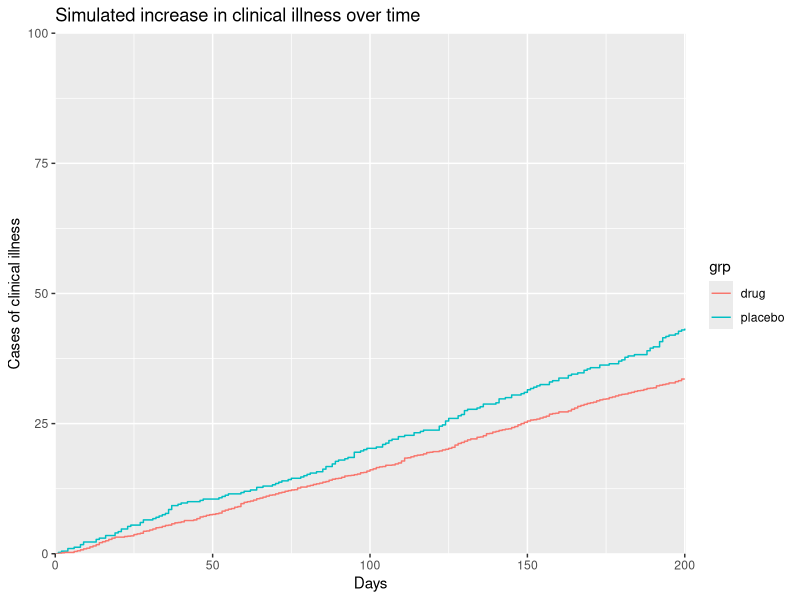
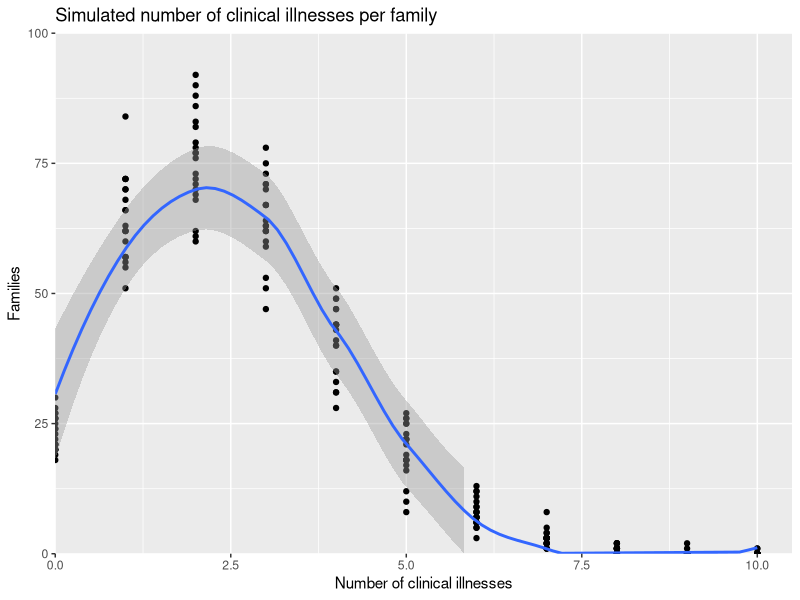
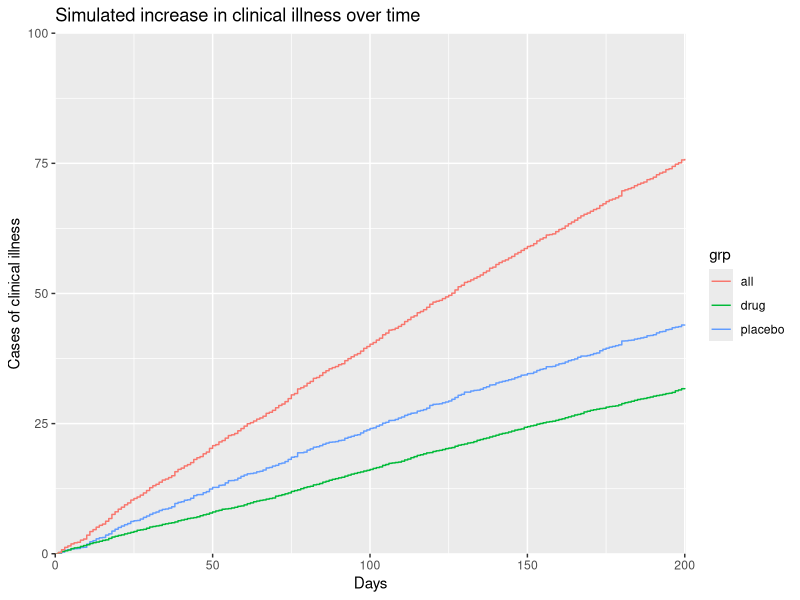
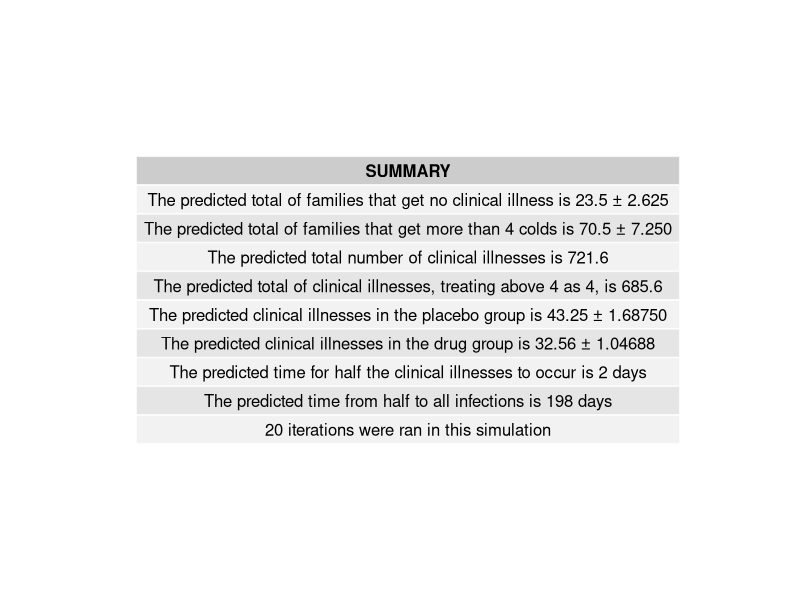

These figures' R source, in order:
library(ggplot2)
library(gridExtra)

gen_pois <- function(){
  pois <- rpois(300,2.5)

  table(factor(pois,levels=0:11))
}

total_pois <- function(freq){
  total <- 0

  rep <- 0
  for(j in freq){
    total <- total + (j * rep)
    rep <- rep + 1
  }

  total
}

total_pois_4 <- function(freq){
  total_a4 <- 0
  rep <- 0
  for(k in freq){
    total_a4 <- total_a4 + (k * rep)
    if(rep < 4){
      rep <- rep + 1
    }
  }

  total_a4
}

grouping <- function(freq,rep){
  for(j in 1:total_pois_4(freq)){
    r <- runif(1)
    if(r >= 0.75){
      groups[rep,1] <- groups[rep,1] + 1
      groups[rep,2] <- c(groups[rep,2],sample(1:200,1))
    }else{
      groups[rep,3] <- groups[rep,3] + 1
      groups[rep,4] <- c(groups[rep,4],sample(1:200,1))
    }
  }
}

e <- as.numeric(gen_pois())

total <- total_pois(e)
total_0 <- e[1]
total_4 <- sum(e[5:11])
total_a4 <- total_pois_4(e)
groups <- matrix(0,ncol=4,nrow=20)
colnames(groups) <- c('PLACEBO','TIME','DRUG','TIME')

d <- data.frame(
  x = 0:11,
  y = e
)

ti <- c()
ti2 <- c()
for(j in 1:total_pois_4(e)){
  r <- runif(1)
  if(r >= 0.75){
    groups[1,1] <- groups[1,1] + 1
    ti <- c(ti,sample(1:200,1))
  }else{
    groups[1,3] <- groups[1,3] + 1
    ti2 <- c(ti2,sample(1:200,1))
  }
}
ti <- as.numeric(table(factor(ti,levels=0:200)))
ti2 <- as.numeric(table(factor(ti2,levels=0:200)))

d.t <- data.frame(
  x = 0:200,
  y = cumsum(ti) * 0.25,
  grp = 'placebo'
)

d.t2 <- data.frame(
  x = 0:200,
  y = cumsum(ti2) * 0.0625,
  grp = 'drug'
)

p <- ggplot(d,aes(x,y)) +
  geom_point() +
  expand_limits(x=0,y=0) +
  scale_x_continuous(expand=c(0,0),limits=c(0,10.5)) +
  scale_y_continuous(expand=c(0,0),limits=c(0,100)) +
  ggtitle('Simulated number of clinical illnesses per family') +
  xlab('Number of clinical illnesses') +
  ylab('Families')

p.t <- ggplot(d.t,aes(x,y)) +
  expand_limits(x=0,y=0) +
  scale_x_continuous(expand=c(0,0),limits=c(0,200.5)) +
  scale_y_continuous(expand=c(0,0),limits=c(0,100)) +
  ggtitle('Simulated increase in clinical illness over time') +
  xlab('Days') +
  ylab('Cases of clinical illness')

p.t2 <- ggplot(d.t,aes(x,y)) +
  expand_limits(x=0,y=0) +
  scale_x_continuous(expand=c(0,0),limits=c(0,200.5)) +
  scale_y_continuous(expand=c(0,0),limits=c(0,100)) +
  ggtitle('Simulated increase in clinical illness over time') +
  xlab('Days') +
  ylab('Cases of clinical illness')

p.t2 <- p.t2 + geom_step(data=d.t,aes(x=x,y=y,color=grp)) + geom_step(data=d.t2,aes(x=x,y=y,color=grp))
pdf(file='clinical_illness1.pdf')
print(p.t2)
dev.off()

for(i in 2:20){ # repeats x times and draws to plot
  e <- as.numeric(gen_pois())

  d2 <- data.frame(
    x = 0:11,
    y = e

  )

  total_a4 <- (total_a4 + total_pois_4(e)) / 2
  total_4 <- c(total_4, sum(e[5:11]))
  total_0 <- c(total_0, e[1])
  total <- (total + total_pois(e)) / 2
  d <- (d + d2) / 2
  p <- p + geom_point(data=d2)
  old_ti <- ti
  old_ti2 <- ti2

  ti <- c()
  ti2 <- c()

  for(j in 1:total_pois_4(e)){
    r <- runif(1)
    if(r >= 0.75){
      groups[i,1] <- groups[i,1] + 1
      ti <- c(ti,sample(1:200,1))
    }else{
      groups[i,3] <- groups[i,3] + 1
      ti2 <- c(ti2,sample(1:200,1))
    }
  }
  ti <- as.numeric(table(factor(ti,levels=0:200)))
  ti2 <- as.numeric(table(factor(ti2,levels=0:200)))

  ti <- (ti + old_ti) / 2
  ti2 <- (ti2 + old_ti2) / 2

}

p <- p + geom_smooth(data=d,method='loess')
#p <- p + geom_histogram(data=d,stat='identity',alpha=0.15) # unhash this line to draw a histogram

d.t <- data.frame(
  x = 0:200,
  y = cumsum(ti) * 0.25,
  grp = 'placebo'
)

d.t2 <- data.frame(
  x = 0:200,
  y = cumsum(ti2) * 0.0625,
  grp = 'drug'
)

d.tt <- data.frame(
  x = 0:200,
  y = d.t2$y + d.t$y,
  grp = 'all'
)

#print(ti)
#print(ti2)

p.t <- p.t + geom_step(data=d.t,aes(x=x,y=y,color=grp))
p.t <- p.t + geom_step(data=d.t2,aes(x=x,y=y,color=grp))
p.t <- p.t + geom_step(data=d.tt,aes(x=x,y=y,color=grp))

total <- format(total,digits=4,nsmall=1)
total_a4 <- format(total_a4,digits=4,nsmall=1)

groups[,1] <- groups[,1] * 0.25 # directly quarters the placebo group
groups[,3] <- groups[,3] * 0.0625 # splits the treatment group

placebo = groups[,1]
drug = groups[,3]

# summarise

sink('summary.txt',append=F,split=T) # text file summary table

t <- matrix('',nrow=9,ncol=1)
colnames(t) <- c('SUMMARY')
rownames(t) <- c('','','','','','','','','')

close = which(d.tt$y-mean(d.tt$y)==min(d.tt$y-mean(d.tt$y)))
day = which(d.tt==close)

t[1,] <- paste('The predicted total of families that get no clinical illness is',format(median(total_0),nsmall=1),'±',format((quantile(total_0)[4]-quantile(total_0)[2])/2,nsmall=3))
t[2,] <- paste('The predicted total of families that get more than 4 colds is',format(median(total_4),nsmall=1),'±',format((quantile(total_4)[4]-quantile(total_4)[2])/2,nsmall=3))
t[3,] <- paste('The predicted total number of clinical illnesses is',total)
t[4,] <- paste('The predicted total of clinical illnesses, treating above 4 as 4, is',total_a4)
t[5,] <- paste('The predicted clinical illnesses in the placebo group is',format(median(placebo),digits=4,nsmall=2),'±',format((quantile(placebo)[4]-quantile(placebo)[2])/2,nsmall=5,digits=6))
t[6,] <- paste('The predicted clinical illnesses in the drug group is',format(median(drug),digits=4,nsmall=2),'±',format((quantile(drug)[4]-quantile(drug)[2])/2,nsmall=5,digits=6))
t[7,] <- paste('The predicted time for half the clinical illnesses to occur is',day,'days')
t[8,] <- paste('The predicted time from half to all infections is',200-day,'days')
t[9,] <- '20 iterations were ran in this simulation'

# commandline prints

print('+--------------------------------------------------------------------------------------------+')
print('|                                          SUMMARY                                           |')
print('|--------------------------------------------------------------------------------------------|')
print(paste('|',format(t[1,],width=90,justify='c'),'|'))
print(paste('|',format(t[2,],width=90,justify='c'),'|'))
print('|--------------------------------------------------------------------------------------------|')
print(paste('|',format(t[3,],width=90,justify='c'),'|'))
print(paste('|',format(t[4,],width=90,justify='c'),'|'))
print('+--------------------------------------------------------------------------------------------+')
print(paste('|',format(t[5,],width=90,justify='c'),'|'))
print(paste('|',format(t[6,],width=90,justify='c'),'|'))
print('+--------------------------------------------------------------------------------------------+')
print(paste('|',format(t[7,],width=90,justify='c'),'|'))


pdf(file='illness_frequencies.pdf') # draw to plot
print(p)
dev.off()

pdf(file='illness_times.pdf')
print(p.t)
dev.off()

pdf(file='summary.pdf') # pdf summary table
grid.table(t)
dev.off()
